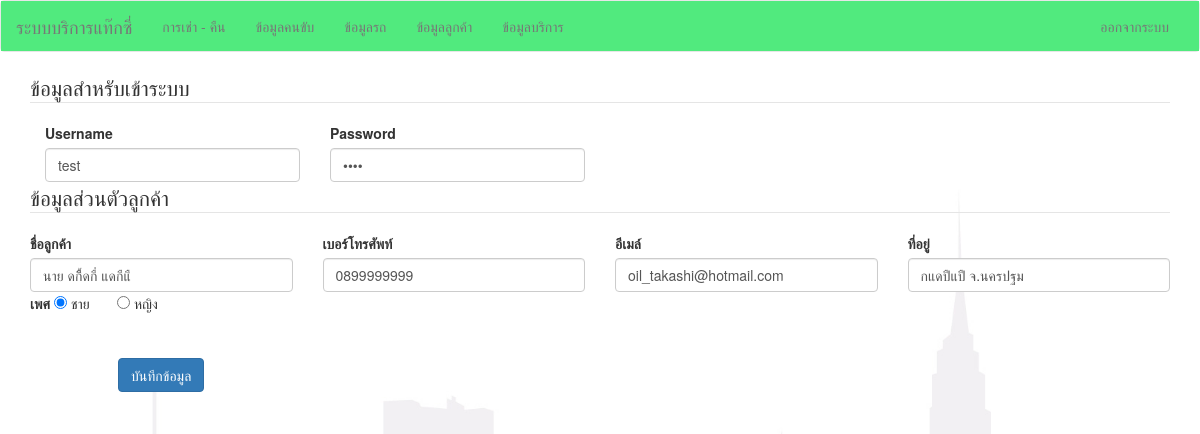
The page /index.php?viewName=editMember&user_ref=16 (signed in) on the database its author committed.
### tables this page shows
CREATE TABLE `user` (
  `userID` int(11) NOT NULL,
  `username` varchar(256) NOT NULL,
  `password` varchar(256) NOT NULL,
  `type` varchar(20) NOT NULL
);

CREATE TABLE `member` (
  `memberID` int(11) NOT NULL,
  `name` varchar(256) NOT NULL,
  `gender` enum('ชาย','หญิง') NOT NULL,
  `address` varchar(512) NOT NULL,
  `email` varchar(50) NOT NULL,
  `phone` varchar(20) NOT NULL,
  `user_ref` int(11) NOT NULL
);

### model/member.php (called while the page is built, shortened)
<?php
class Member {
    public function read($condition = " 1=1") {
         $this->sql = "SELECT * FROM member WHERE $condition ";
        $query = mysql_query($this->sql);
        if ($query) {
            $result = array();
            while ($row = mysql_fetch_array($query, MYSQL_ASSOC)) {
                $result[] = $row;
            }
            return $result;
        } else {
            return false;
        }
    }
}

### model/user.php (called while the page is built, shortened)
<?php
class User {
    public function read($condition = " 1=1") {
        $this->sql = "SELECT * FROM user WHERE $condition";
        $query = mysql_query($this->sql);
        if ($query) {
            $result = array();
            while ($row = mysql_fetch_array($query, MYSQL_ASSOC)) {
                $result[] = $row;
            }
            return $result;
        } else {
            return false;
        }
    }
}

### views/editMember.php (the view, shortened to what this page needs)
<?php
include "./model/user.php";
include "./model/member.php";
$obj_user = new User();
$obj = new Member();
$rows = $obj->read(" user_ref = {$_REQUEST["user_ref"]} ");
if ($rows != false) {
    $row = $rows[0];
    $users = $obj_user->read(" userID = {$row["user_ref"]} ");
    $user = $users[0];
}
?>
<div class="container">
    <form action="doUpdateMember.php" method="post" class="form form-horizontal" onsubmit="return CheckMobileNumber()">
        <fieldset>
            <legend>
                ข้อมูลสำหรับเข้าระบบ
            </legend>
            <div class="col-md-3">
                <label>Username</label>
                <input type="text" name="username" value="<?= $user["username"] ?>" class="form-control" required="" />
            </div>
            <div class="col-md-3">
                <label>Password</label>
                <input type="password" name="password" value="<?= $user["password"] ?>" class="form-control" required="" />
            </div>
        </fieldset>
        <fieldset>
            <legend>
                ข้อมูลส่วนตัวลูกค้า
            </legend>
             <div class="row">
                <div class="col-md-3">
                    <label>ชื่อลูกค้า</label>
                    <input type="text" name="name" value="<?= $row["name"] ?>" class="form-control" required="" />
                </div>
                <div class="col-md-3">
                    <label>เบอร์โทรศัพท์</label>
                    <input type="text" name="mobile" value="<?= $row["phone"] ?>" class="form-control" />
                </div>
                <div class="col-md-3">
                    <label>อีเมล์</label>
                    <input type="email" name="email" value="<?= $row["email"] ?>" class="form-control" />
                </div>
                <div class="col-md-3">
                    <label>ที่อยู่</label>
                    <input type="text" name="address" value="<?= $row["address"] ?>" class="form-control" />
                </div>
                <div class="col-md-3">
                    <label>เพศ</label>
                    <input type="radio" name="gender" value="ชาย" checked="" <?php echo ($row["gender"] == "ชาย") ? "checked" : "" ?> > ชาย
                    &nbsp; &nbsp; &nbsp;
                    <input type="radio" name="gender" value="หญิง" <?php echo ($row["gender"] == "หญิง") ? "checked" : "" ?> > หญิง
                </div>
             </div>
            <br /><br />
           <div class="row">
            <div class="col-md-3 text-center">
                <button type="submit" class="btn btn-primary">
                    บันทึกข้อมูล
                </button>
            </div>
           </div>
        </fieldset>
    </form>
</div>

### css/site.css (style rules this page uses)
body { background: url('../images/bg0004.jpg')no-repeat center center fixed; -webkit-background-size: cover; -moz-background-size: cover; -o-background-size: cover; background-size: cover; }

### rows shown on the page
user: username "test"
member: name "นาย ดกืิ้ดกื่ แดกืแื", mobile "0899999999", email "oil_takashi@hotmail.com", address "ืกแดปืแปื จ.นครปฐม", gender "☑"
